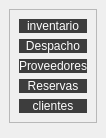
        <widget class="QWidget" name="letfMenu" native="true">
         <property name="minimumSize">
          <size>
           <width>0</width>
           <height>0</height>
          </size>
         </property>
         <property name="maximumSize">
          <size>
           <width>0</width>
           <height>16777215</height>
          </size>
         </property>
         <layout class="QVBoxLayout" name="verticalLayout_3">
          <property name="spacing">
           <number>0</number>
          </property>
          <property name="leftMargin">
           <number>0</number>
          </property>
          <property name="topMargin">
           <number>0</number>
          </property>
          <property name="rightMargin">
           <number>0</number>
          </property>
          <property name="bottomMargin">
           <number>0</number>
          </property>
          <item>
           <widget class="QWidget" name="widget" native="true">
            <layout class="QVBoxLayout" name="verticalLayout_4">
             <item>
              <widget class="QFrame" name="frame_3">
               <property name="styleSheet">
                <string notr="true">

QPushButton{
background-color:rgb(61,61,61);
border-top-left-radius:20px;
border-bottom-left-radius:20px;
color:rgb(255,255,255);
font:77 10pt &quot;Arial Black&quot;;
}

QPushButton:hover{
background-color:white;
border-top-left-radius:20px;
border-bottom-left-radius:20px;
color:rgb(0,0,0);
font:77 10pt&quot;Arial Black&quot;;
}</string>
               </property>
               <property name="frameShape">
                <enum>QFrame::StyledPanel</enum>
               </property>
               <property name="frameShadow">
                <enum>QFrame::Raised</enum>
               </property>
               <layout class="QVBoxLayout" name="verticalLayout_5">
                <item>
                 <widget class="QPushButton" name="btn_inventario">
                  <property name="text">
                   <string>inventario</string>
                  </property>
                  <property name="icon">
                   <iconset>
                    <normaloff>img/caja.png</normaloff>img/caja.png</iconset>
                  </property>
                  <property name="iconSize">
                   <size>
                    <width>40</width>
                    <height>40</height>
                   </size>
                  </property>
                 </widget>
                </item>
                <item>
                 <widget class="QPushButton" name="btn_despacho">
                  <property name="text">
                   <string>Despacho</string>
                  </property>
                  <property name="icon">
                   <iconset>
                    <normaloff>img/lista-de-verificacion.png</normaloff>img/lista-de-verificacion.png</iconset>
                  </property>
                  <property name="iconSize">
                   <size>
                    <width>40</width>
                    <height>40</height>
                   </size>
                  </property>
                 </widget>
                </item>
                <item>
                 <widget class="QPushButton" name="btn_proveedores">
                  <property name="text">
                   <string>Proveedores</string>
                  </property>
                  <property name="icon">
                   <iconset>
                    <normaloff>img/anadir-grupo.png</normaloff>img/anadir-grupo.png</iconset>
                  </property>
                  <property name="iconSize">
                   <size>
                    <width>40</width>
                    <height>40</height>
                   </size>
                  </property>
                 </widget>
                </item>
                <item>
                 <widget class="QPushButton" name="btn_reservas">
                  <property name="text">
                   <string>Reservas</string>
                  </property>
                  <property name="icon">
                   <iconset>
                    <normaloff>img/editar.png</normaloff>img/editar.png</iconset>
                  </property>
                  <property name="iconSize">
                   <size>
                    <width>40</width>
                    <height>40</height>
                   </size>
                  </property>
                 </widget>
                </item>
                <item>
                 <widget class="QPushButton" name="btn_clientes">
                  <property name="text">
                   <string>clientes</string>
                  </property>
                  <property name="icon">
                   <iconset>
                    <normaloff>img/agregar-contacto.png</normaloff>img/agregar-contacto.png</iconset>
                  </property>
                  <property name="iconSize">
                   <size>
                    <width>40</width>
                    <height>40</height>
                   </size>
                  </property>
                 </widget>
                </item>
               </layout>
              </widget>
             </item>
             <item>
              <widget class="QFrame" name="frame_4">
               <property name="frameShape">
                <enum>QFrame::StyledPanel</enum>
               </property>
               <property name="frameShadow">
                <enum>QFrame::Raised</enum>
               </property>
              </widget>
             </item>
            </layout>
           </widget>
          </item>
         </layout>
        </widget>
